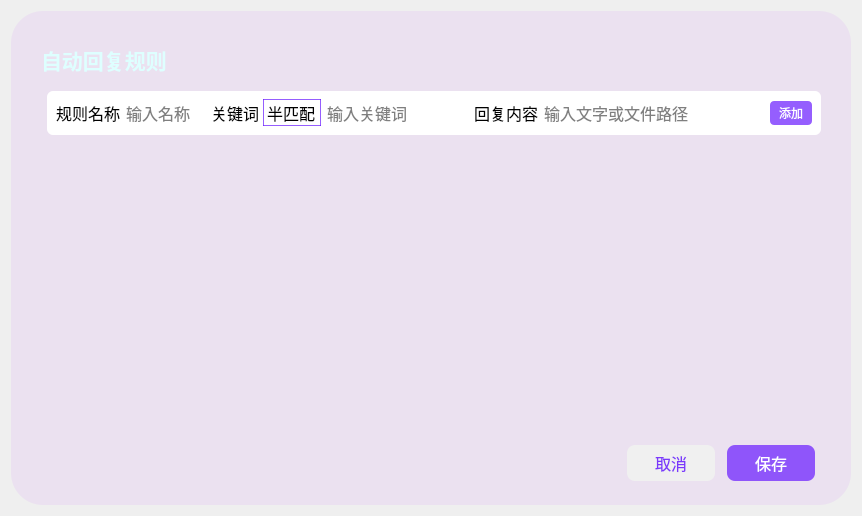
<?xml version="1.0" encoding="UTF-8"?>
<ui version="4.0">
 <class>ReplyDialog</class>
 <widget class="QDialog" name="ReplyDialog">
  <property name="geometry">
   <rect>
    <x>0</x>
    <y>0</y>
    <width>862</width>
    <height>516</height>
   </rect>
  </property>
  <property name="windowTitle">
   <string>Dialog</string>
  </property>
  <layout class="QVBoxLayout" name="verticalLayout">
   <item>
    <widget class="QFrame" name="frame">
     <property name="styleSheet">
      <string notr="true">QFrame#frame{
background-color: rgba(170, 0, 255, 15);
border-radius:32px;
}</string>
     </property>
     <property name="frameShape">
      <enum>QFrame::StyledPanel</enum>
     </property>
     <property name="frameShadow">
      <enum>QFrame::Raised</enum>
     </property>
     <layout class="QHBoxLayout" name="horizontalLayout_7" stretch="4">
      <property name="spacing">
       <number>12</number>
      </property>
      <property name="leftMargin">
       <number>0</number>
      </property>
      <property name="topMargin">
       <number>0</number>
      </property>
      <property name="rightMargin">
       <number>0</number>
      </property>
      <property name="bottomMargin">
       <number>0</number>
      </property>
      <item>
       <layout class="QVBoxLayout" name="verticalLayout_6">
        <property name="spacing">
         <number>0</number>
        </property>
        <property name="leftMargin">
         <number>12</number>
        </property>
        <property name="topMargin">
         <number>12</number>
        </property>
        <property name="rightMargin">
         <number>12</number>
        </property>
        <property name="bottomMargin">
         <number>12</number>
        </property>
        <item>
         <widget class="QWidget" name="widget_3" native="true">
          <property name="minimumSize">
           <size>
            <width>0</width>
            <height>0</height>
           </size>
          </property>
          <property name="maximumSize">
           <size>
            <width>16777215</width>
            <height>16777215</height>
           </size>
          </property>
          <property name="styleSheet">
           <string notr="true">.QWidget{
background-color: qlineargradient(x1:0, y1:0, x2:0, y2:1,
                                  stop:0 rgb(105, 27, 253), 
                                  stop:1 rgb(200, 160, 240));
border-radius:20px;
color: rgb(255, 255, 255);
}

</string>
          </property>
          <layout class="QHBoxLayout" name="horizontalLayout_5" stretch="5">
           <property name="spacing">
            <number>12</number>
           </property>
           <property name="leftMargin">
            <number>18</number>
           </property>
           <property name="topMargin">
            <number>12</number>
           </property>
           <property name="rightMargin">
            <number>12</number>
           </property>
           <property name="bottomMargin">
            <number>12</number>
           </property>
           <item>
            <layout class="QHBoxLayout" name="horizontalLayout_4">
             <item>
              <layout class="QVBoxLayout" name="verticalLayout_5" stretch="1,8">
               <property name="spacing">
                <number>0</number>
               </property>
               <item>
                <widget class="QLabel" name="label_title">
                 <property name="font">
                  <font>
                   <family>微软雅黑</family>
                   <pointsize>16</pointsize>
                   <weight>75</weight>
                   <bold>true</bold>
                  </font>
                 </property>
                 <property name="styleSheet">
                  <string notr="true">color: rgba(222, 255, 255, 255)</string>
                 </property>
                 <property name="text">
                  <string>自动回复规则</string>
                 </property>
                </widget>
               </item>
               <item>
                <widget class="QFrame" name="mainframe">
                 <property name="styleSheet">
                  <string notr="true">background:rgba(0, 0, 0, 0);</string>
                 </property>
                 <layout class="QVBoxLayout" name="verticalLayout_2">
                  <property name="spacing">
                   <number>0</number>
                  </property>
                  <property name="leftMargin">
                   <number>6</number>
                  </property>
                  <property name="topMargin">
                   <number>6</number>
                  </property>
                  <property name="rightMargin">
                   <number>6</number>
                  </property>
                  <property name="bottomMargin">
                   <number>0</number>
                  </property>
                  <item>
                   <widget class="QFrame" name="horizontalFrame_12">
                    <property name="maximumSize">
                     <size>
                      <width>16777215</width>
                      <height>52</height>
                     </size>
                    </property>
                    <property name="font">
                     <font>
                      <pointsize>12</pointsize>
                     </font>
                    </property>
                    <property name="styleSheet">
                     <string notr="true">border-radius: 6px;
background:rgb(255, 255, 255);</string>
                    </property>
                    <layout class="QHBoxLayout" name="horizontalLayout_17" stretch="0,1,0,0,0,0,0,0,0">
                     <property name="spacing">
                      <number>4</number>
                     </property>
                     <property name="leftMargin">
                      <number>9</number>
                     </property>
                     <property name="topMargin">
                      <number>6</number>
                     </property>
                     <property name="rightMargin">
                      <number>9</number>
                     </property>
                     <property name="bottomMargin">
                      <number>6</number>
                     </property>
                     <item>
                      <widget class="QLabel" name="label_16">
                       <property name="font">
                        <font>
                         <family>微软雅黑</family>
                         <pointsize>12</pointsize>
                        </font>
                       </property>
                       <property name="styleSheet">
                        <string notr="true">color:rgb(0, 0, 0);
background:rgba(0, 0, 0, 0);</string>
                       </property>
                       <property name="text">
                        <string>规则名称</string>
                       </property>
                      </widget>
                     </item>
                     <item>
                      <widget class="QLineEdit" name="RuleName_lineEdit">
                       <property name="font">
                        <font>
                         <family>微软雅黑</family>
                         <pointsize>12</pointsize>
                        </font>
                       </property>
                       <property name="styleSheet">
                        <string notr="true">color:rgb(0, 0, 0);
background:rgb(255, 255, 255);
border-radius: 0px;</string>
                       </property>
                       <property name="maxLength">
                        <number>5</number>
                       </property>
                       <property name="placeholderText">
                        <string>输入名称</string>
                       </property>
                      </widget>
                     </item>
                     <item>
                      <widget class="QLabel" name="label_17">
                       <property name="font">
                        <font>
                         <family>微软雅黑</family>
                         <pointsize>12</pointsize>
                        </font>
                       </property>
                       <property name="styleSheet">
                        <string notr="true">color:rgb(0, 0, 0);
background:rgba(0, 0, 0, 0);</string>
                       </property>
                       <property name="text">
                        <string>关键词</string>
                       </property>
                      </widget>
                     </item>
                     <item>
                      <widget class="QComboBox" name="Rule_comboBox">
                       <property name="minimumSize">
                        <size>
                         <width>58</width>
                         <height>0</height>
                        </size>
                       </property>
                       <property name="font">
                        <font>
                         <family>微软雅黑</family>
                         <pointsize>12</pointsize>
                         <weight>50</weight>
                         <bold>false</bold>
                        </font>
                       </property>
                       <property name="styleSheet">
                        <string notr="true">QComboBox {
    color: rgb(0, 0, 0);
    background: rgb(255, 255, 255);
    border-radius: 0px;
    border: 1px solid rgba(105, 27, 253, 180);
    padding-right: 0px;
    padding-left: 3px;
}

QComboBox::drop-down {
    width: 0px;
    height: 0px;
    border: none;
    background: transparent;
}

QComboBox::down-arrow {
    image: none;
}

QComboBox QAbstractItemView {
    border: 1px solid rgba(105, 27, 253, 180);
	border-radius: 0px;
    background: white;
}</string>
                       </property>
                       <property name="iconSize">
                        <size>
                         <width>0</width>
                         <height>0</height>
                        </size>
                       </property>
                       <item>
                        <property name="text">
                         <string>半匹配</string>
                        </property>
                       </item>
                       <item>
                        <property name="text">
                         <string>全匹配</string>
                        </property>
                       </item>
                      </widget>
                     </item>
                     <item>
                      <widget class="QLineEdit" name="KeyWord_lineEdit">
                       <property name="minimumSize">
                        <size>
                         <width>145</width>
                         <height>0</height>
                        </size>
                       </property>
                       <property name="font">
                        <font>
                         <family>微软雅黑</family>
                         <pointsize>12</pointsize>
                        </font>
                       </property>
                       <property name="styleSheet">
                        <string notr="true">color:rgb(0, 0, 0);
background:rgb(255, 255, 255);
border-radius: 0px;</string>
                       </property>
                       <property name="placeholderText">
                        <string>输入关键词</string>
                       </property>
                      </widget>
                     </item>
                     <item>
                      <widget class="QLabel" name="label_18">
                       <property name="font">
                        <font>
                         <family>微软雅黑</family>
                         <pointsize>12</pointsize>
                        </font>
                       </property>
                       <property name="styleSheet">
                        <string notr="true">color:rgb(0, 0, 0);
background:rgba(0, 0, 0, 0);</string>
                       </property>
                       <property name="text">
                        <string>回复内容</string>
                       </property>
                      </widget>
                     </item>
                     <item>
                      <widget class="QLineEdit" name="Reply_lineEdit">
                       <property name="minimumSize">
                        <size>
                         <width>188</width>
                         <height>0</height>
                        </size>
                       </property>
                       <property name="font">
                        <font>
                         <family>微软雅黑</family>
                         <pointsize>12</pointsize>
                        </font>
                       </property>
                       <property name="styleSheet">
                        <string notr="true">color:rgb(0, 0, 0);
background:rgb(255, 255, 255);
border-radius: 0px;</string>
                       </property>
                       <property name="placeholderText">
                        <string>输入文字或文件路径</string>
                       </property>
                      </widget>
                     </item>
                     <item>
                      <widget class="QPushButton" name="file_pushButton">
                       <property name="minimumSize">
                        <size>
                         <width>32</width>
                         <height>32</height>
                        </size>
                       </property>
                       <property name="styleSheet">
                        <string notr="true">QPushButton{
	background-color: rgba(255, 255, 255, 0);
border: none;
border-radius:20px;
}
QPushButton:hover {

}
QPushButton:pressed {

}
</string>
                       </property>
                       <property name="text">
                        <string/>
                       </property>
                       <property name="icon">
                        <iconset>
                         <normaloff>resources/img/page1/page1_打开文件.svg</normaloff>resources/img/page1/page1_打开文件.svg</iconset>
                       </property>
                       <property name="iconSize">
                        <size>
                         <width>24</width>
                         <height>24</height>
                        </size>
                       </property>
                      </widget>
                     </item>
                     <item>
                      <widget class="QPushButton" name="pushButton_add">
                       <property name="minimumSize">
                        <size>
                         <width>42</width>
                         <height>24</height>
                        </size>
                       </property>
                       <property name="maximumSize">
                        <size>
                         <width>42</width>
                         <height>24</height>
                        </size>
                       </property>
                       <property name="font">
                        <font>
                         <family>微软雅黑</family>
                         <pointsize>-1</pointsize>
                        </font>
                       </property>
                       <property name="cursor">
                        <cursorShape>PointingHandCursor</cursorShape>
                       </property>
                       <property name="styleSheet">
                        <string notr="true">QPushButton {
    background-color: rgba(105, 27, 253, 180);
    border: none;
    border-radius: 4px;
    color: white;
    font-size: 12px;
    padding: 2px;
}

QPushButton:hover {
    background-color: rgba(105, 27, 253, 0.75);
}

QPushButton:pressed {
    background-color: rgba(105, 27, 253, 0.85);
}</string>
                       </property>
                       <property name="text">
                        <string>添加</string>
                       </property>
                      </widget>
                     </item>
                    </layout>
                   </widget>
                  </item>
                  <item>
                   <widget class="QScrollArea" name="scrollArea">
                    <property name="layoutDirection">
                     <enum>Qt::LeftToRight</enum>
                    </property>
                    <property name="styleSheet">
                     <string notr="true">QScrollArea, QScrollArea * {
    border: none;
    background: rgba(0, 0, 0, 0);
}

QScrollArea QScrollBar:vertical {
    width: 8px;
    background: transparent;
}

QScrollArea QScrollBar::handle:vertical {
    background: rgba(255, 255, 255, 20%);
    border-radius: 4px;
    min-height: 20px;
}

QScrollArea QScrollBar::handle:vertical:hover {
    background: rgba(255, 255, 255, 70%);
}

QScrollArea QScrollBar::add-line:vertical,
QScrollArea QScrollBar::sub-line:vertical {
    height: 0px;
    width: 0px;
    background: transparent;
}

QScrollArea QScrollBar::add-page:vertical,
QScrollArea QScrollBar::sub-page:vertical {
    background: transparent;
    border-radius: 4px;
}</string>
                    </property>
                    <property name="widgetResizable">
                     <bool>true</bool>
                    </property>
                    <property name="alignment">
                     <set>Qt::AlignLeading|Qt::AlignLeft|Qt::AlignTop</set>
                    </property>
                    <widget class="QWidget" name="scrollAreaWidgetContents">
                     <property name="geometry">
                      <rect>
                       <x>0</x>
                       <y>0</y>
                       <width>770</width>
                       <height>300</height>
                      </rect>
                     </property>
                     <property name="layoutDirection">
                      <enum>Qt::LeftToRight</enum>
                     </property>
                     <layout class="QFormLayout" name="formLayout">
                      <property name="fieldGrowthPolicy">
                       <enum>QFormLayout::FieldsStayAtSizeHint</enum>
                      </property>
                      <property name="labelAlignment">
                       <set>Qt::AlignLeading|Qt::AlignLeft|Qt::AlignTop</set>
                      </property>
                      <property name="horizontalSpacing">
                       <number>6</number>
                      </property>
                      <property name="verticalSpacing">
                       <number>12</number>
                      </property>
                      <property name="leftMargin">
                       <number>6</number>
                      </property>
                      <property name="topMargin">
                       <number>12</number>
                      </property>
                      <property name="rightMargin">
                       <number>0</number>
                      </property>
                      <property name="bottomMargin">
                       <number>6</number>
                      </property>
                     </layout>
                    </widget>
                   </widget>
                  </item>
                  <item>
                   <layout class="QHBoxLayout" name="horizontalLayout">
                    <property name="spacing">
                     <number>12</number>
                    </property>
                    <property name="topMargin">
                     <number>6</number>
                    </property>
                    <property name="rightMargin">
                     <number>6</number>
                    </property>
                    <item>
                     <spacer name="horizontalSpacer_2">
                      <property name="orientation">
                       <enum>Qt::Horizontal</enum>
                      </property>
                      <property name="sizeHint" stdset="0">
                       <size>
                        <width>40</width>
                        <height>20</height>
                       </size>
                      </property>
                     </spacer>
                    </item>
                    <item>
                     <widget class="QPushButton" name="pushButton_cancel">
                      <property name="minimumSize">
                       <size>
                        <width>88</width>
                        <height>36</height>
                       </size>
                      </property>
                      <property name="maximumSize">
                       <size>
                        <width>88</width>
                        <height>36</height>
                       </size>
                      </property>
                      <property name="font">
                       <font>
                        <family>Microsoft YaHei</family>
                        <pointsize>-1</pointsize>
                       </font>
                      </property>
                      <property name="styleSheet">
                       <string notr="true">QPushButton {
    background-color: rgba(240, 240, 240, 255);
    color: rgba(105, 27, 253, 220);
    border: none;
    border-radius: 8px;
    font-family: 'Microsoft YaHei';
    font-size: 16px;
}

QPushButton:hover {
    background-color: rgba(255, 255, 255, 250);
    color: rgba(105, 27, 253, 255);
}

QPushButton:pressed {
    background-color: rgba(255, 255, 255, 220);
    color: rgba(105, 27, 253, 255);
}</string>
                      </property>
                      <property name="text">
                       <string>取消</string>
                      </property>
                     </widget>
                    </item>
                    <item>
                     <widget class="QPushButton" name="pushButton_save">
                      <property name="minimumSize">
                       <size>
                        <width>88</width>
                        <height>36</height>
                       </size>
                      </property>
                      <property name="maximumSize">
                       <size>
                        <width>88</width>
                        <height>36</height>
                       </size>
                      </property>
                      <property name="styleSheet">
                       <string notr="true">QPushButton {
    background-color: rgba(105, 27, 253, 180);
    color: white;
    border: none;
    border-radius: 8px;
    font-family: 'Microsoft YaHei';
    font-size: 16px;
}

QPushButton:hover {
    background-color: rgba(105, 27, 253, 120);
}

QPushButton:pressed {
    background-color: rgba(105, 27, 253, 250);
}</string>
                      </property>
                      <property name="text">
                       <string>保存</string>
                      </property>
                     </widget>
                    </item>
                   </layout>
                  </item>
                 </layout>
                </widget>
               </item>
              </layout>
             </item>
            </layout>
           </item>
          </layout>
         </widget>
        </item>
       </layout>
      </item>
     </layout>
    </widget>
   </item>
  </layout>
 </widget>
 <resources/>
 <connections/>
</ui>
